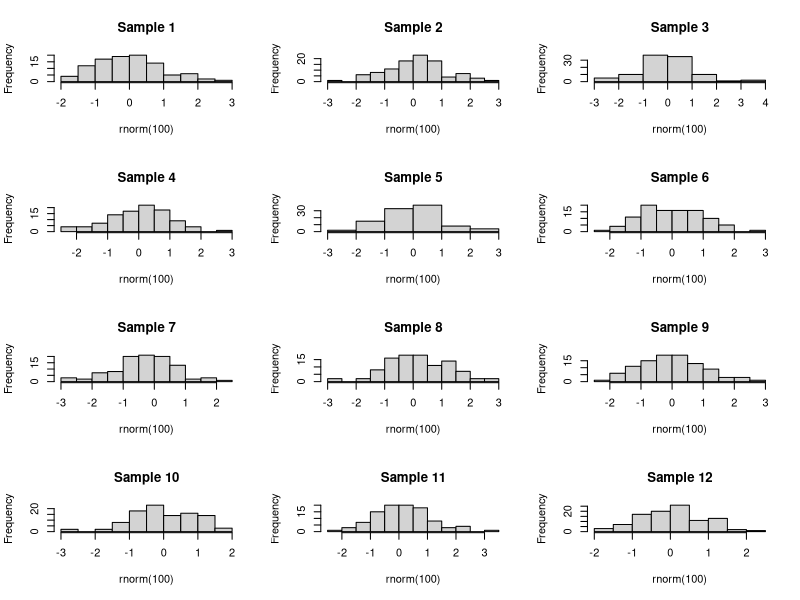
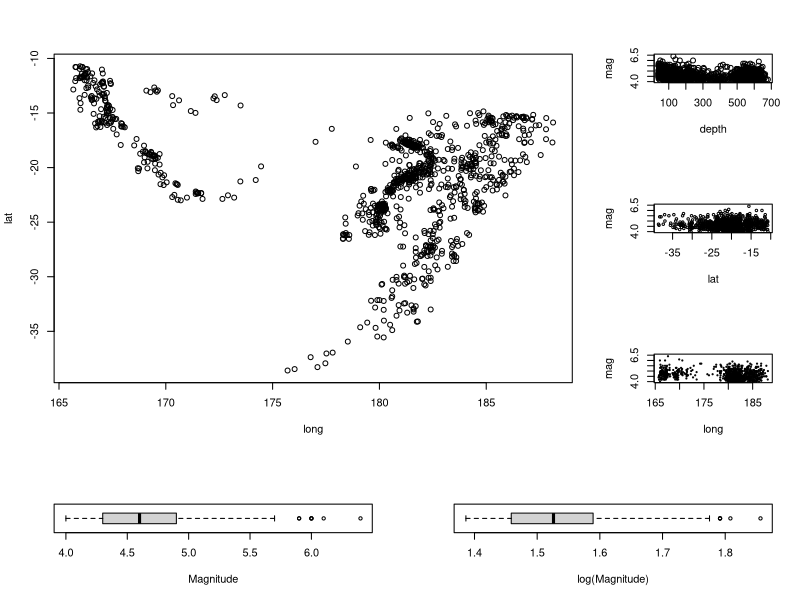
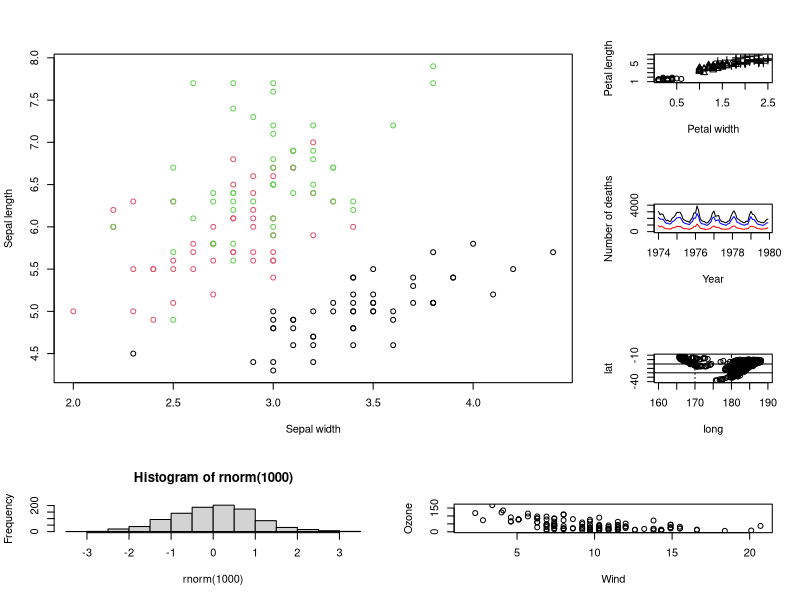

Reproduce these figures in R, in order. (Note: this script raises an error after producing the figures.)
## ----Hists12Z------------------------------------------------------------
par(mfrow=c(4,3)) 
for(Counter in 1:12){ 
hist(rnorm(100), main=paste("Sample", Counter))} 

## ----CreateArrangement---------------------------------------------------
Arrangement.mat = matrix(c(1,1,1,2,1,1,1,3,1,1,1,4,5,5,6,6), byrow=TRUE, nrow=4) 
Arrangement.mat 

## ----LayoutDiffSizes-----------------------------------------------------
attach(quakes) 
layout(Arrangement.mat) 
plot(long, lat) 
plot(depth, mag, ylim=c(4,6.5)) 
plot(lat, mag, ylim=c(4,6.5), cex=0.5) 
plot(long, mag, ylim=c(4,6.5), cex=0.25) 
boxplot(mag, xlab="Magnitude", horizontal=TRUE) 
boxplot(log(mag), xlab="log(Magnitude)", horizontal=TRUE) 
detach(quakes) 

## ----IrisInColour--------------------------------------------------------
plot(Sepal.Length~Sepal.Width, data=iris, xlab="Sepal width", ylab="Sepal length", col=Species) 

## ----IrisInSymbols-------------------------------------------------------
plot(Petal.Length~Petal.Width, data=iris, xlab="Petal width", ylab="Petal length", pch=as.numeric(Species)) 

## ----Colors, eval=FALSE--------------------------------------------------
## colors()

## ----DeathsTSPlot--------------------------------------------------------
plot(ldeaths, ylim=c(0,4000), xlab="Year", ylab="Number of deaths") 
lines(fdeaths, col="red") 
lines(mdeaths, col="blue") 

## ----QuakesPlaces--------------------------------------------------------
plot(lat~long, data=quakes, xlim=c(160,190), ylim=c(-40,-10)) 
abline(h=-30) 
abline(h=-20, lty=1) 
abline(v=180, lty=2) 
abline(v=170, lty=3) 

## ----HistWithNormalCurve-------------------------------------------------
hist(rnorm(1000)) 
curve(dnorm(x), -3,3, add=TRUE) 

## ----AddPolyCurve--------------------------------------------------------
Ozone.poly2 = lm(Ozone~poly(Wind,2, raw=TRUE), data=airquality) 
Coeffs=coef(Ozone.poly2) 
plot(Ozone~Wind, data=airquality) 
curve(Coeffs[1]+Coeffs[2]*x+Coeffs[2]*x^2, min(Wind), max(Wind), add=TRUE) 

## ----DeathsTSPlotLegend--------------------------------------------------
plot(ldeaths, ylim=c(0,4000), xlab="Year", ylab="Number of deaths") 
lines(fdeaths, col="red") 
lines(mdeaths, col="blue") 
legend("topright", legend=c("Total", "Men", "Women"), col=c("black", "blue", "red"), lty=c(1,1,1)) 

## ----CreateSomeData------------------------------------------------------
Frequency=c(12,19, 22, 18, 11,13, 13, 12) 
Gender=rep(c("Male", "Female"), 4) 
Age=rep(c(17,18,19,20), each=2) 

## ----ClusterBar----------------------------------------------------------
barplot(tapply(Frequency, list(Gender, Age), sum), col=c(2,4), legend=TRUE, beside=TRUE) 
title("Cluster bar chart of age and gender", ylab="Count", xlab="Age") 

## ----StackBar------------------------------------------------------------
barplot(tapply(Frequency, list(Gender, Age), sum), col=c(2,4), legend=TRUE) 
title("Stack bar chart of age and gender", ylab="Count", xlab="Age") 

## ----MtEdenContour-------------------------------------------------------
contour(volcano) 

## ----VolcanoExample, eval=FALSE------------------------------------------
## example(volcano)

## ----XYZContour----------------------------------------------------------
xUnique=((0:100)-50)/10 
yUnique=((0:100)-50)/10 
x=rep(xUnique, 101) 
y=rep(yUnique, each=101) 
z=matrix(0.75*x^2 + 0.5*y^2-0.4*x*y+x-y-1, nrow=101) 
contour(xUnique, yUnique, z) 

